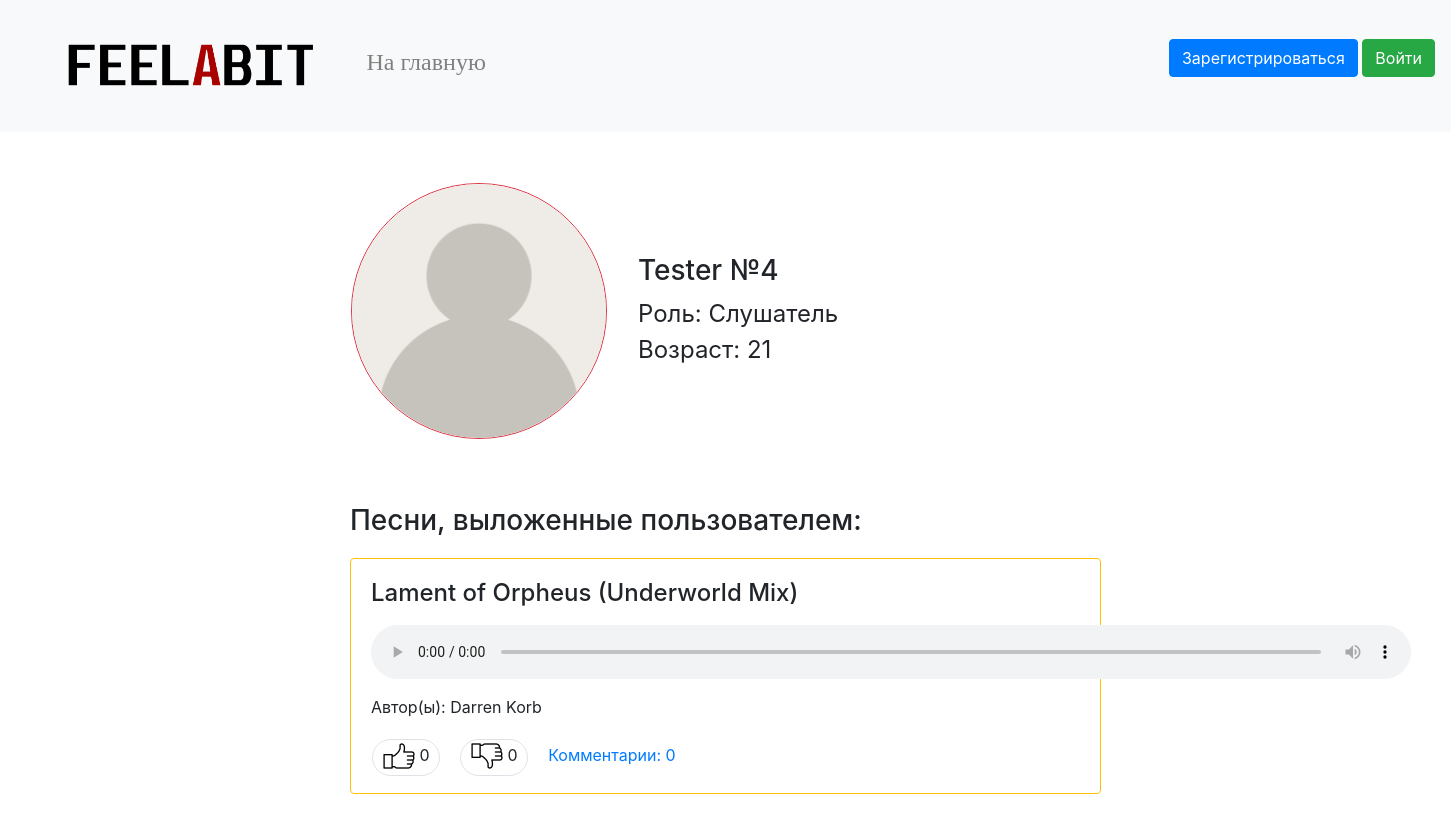
/user/5, run on an earlier commit of the app's database.
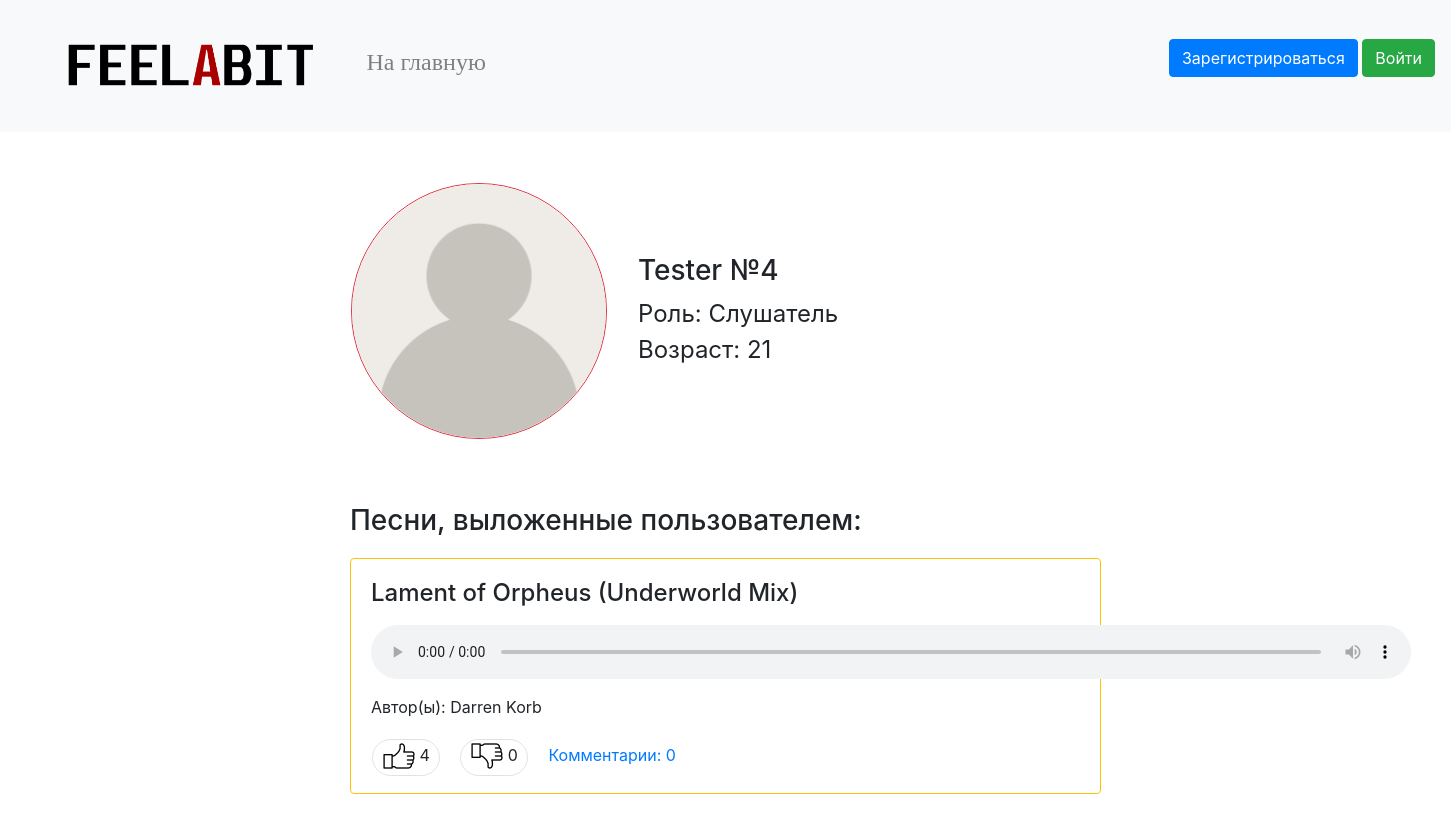
And on a later commit of the database.
### data/users.py (models this page shows, shortened)
class User(SqlAlchemyBase, UserMixin, SerializerMixin):
    __tablename__ = 'users'
    id = sqlalchemy.Column(sqlalchemy.Integer, primary_key=True, autoincrement=True)
    surname = sqlalchemy.Column(sqlalchemy.String, nullable=True)
    name = sqlalchemy.Column(sqlalchemy.String, nullable=True)
    role = sqlalchemy.Column(sqlalchemy.String, nullable=True)
    email = sqlalchemy.Column(sqlalchemy.String, index=True, unique=True, nullable=True)
    age = sqlalchemy.Column(sqlalchemy.Integer, nullable=True)
    avatar_img = sqlalchemy.Column(sqlalchemy.String, default='/static/img/user.png')
    hashed_password = sqlalchemy.Column(sqlalchemy.String, nullable=True)
    modified_date = sqlalchemy.Column(sqlalchemy.DateTime, default=datetime.datetime.now)
    register_date = sqlalchemy.Column(sqlalchemy.DateTime, default=datetime.datetime.now)

### data/audio.py (models this page shows, shortened)
class Audio(SqlAlchemyBase, SerializerMixin):
    __tablename__ = 'audio'
    id = sqlalchemy.Column(sqlalchemy.Integer, primary_key=True, autoincrement=True)
    file = sqlalchemy.Column(sqlalchemy.String, nullable=True)
    publisher = sqlalchemy.Column(sqlalchemy.Integer, sqlalchemy.ForeignKey('users.id'))
    name = sqlalchemy.Column(sqlalchemy.String, nullable=True)
    author = sqlalchemy.Column(sqlalchemy.String, nullable=True)
    genre = sqlalchemy.Column(sqlalchemy.String, nullable=True)
    duration = sqlalchemy.Column(sqlalchemy.Integer, nullable=True)
    likes = sqlalchemy.Column(sqlalchemy.Integer, default=0)
    dislikes = sqlalchemy.Column(sqlalchemy.Integer, default=0)
    likers = sqlalchemy.Column(sqlalchemy.String, nullable=True)
    dislikers = sqlalchemy.Column(sqlalchemy.String, nullable=True)
    comments = sqlalchemy.Column(sqlalchemy.String, default='')
    publish_date = sqlalchemy.Column(sqlalchemy.DateTime, default=datetime.datetime.now)
    modified_date = sqlalchemy.Column(sqlalchemy.DateTime, default=datetime.datetime.now)

### main.py (the view)
@app.route('/user/<int:user_id>')
def user_prof(user_id):
    db_sess = db_session.create_session()
    user = db_sess.query(User).filter(User.id == user_id).first()
    user_audios = []
    for audio in db_sess.query(Audio).filter(Audio.publisher == user_id).all():
        audio_likers = map(int, audio.likers.split()) if audio.likers else []
        audio_dislikers = map(int, audio.dislikers.split()) if audio.dislikers else []
        comments_sum = len(audio.comments.split('✓')) if audio.comments != '' else 0
        user_audios.append([audio.author, audio.file, audio.name, audio.genre, audio.id,
                            audio.likes, audio.dislikes, audio_likers, audio_dislikers,
                            comments_sum])
    for i in range(len(user_audios)):
        user_audios[i].append(i)
    user_role = roles[user.role]
    user_info = [user.surname, user.name, user_role, user.age, user.avatar_img, user.id, len(user_audios)]
    return render_template('user.html', user_info=user_info, user_audios=user_audios)

### data/db_session.py (called while the page is built)
def create_session() -> Session:
    global __factory
    return __factory()

### templates/user.html (shortened to what this page needs)
{% extends "base.html" %}
{% block content %}
    <table style="margin-top: 50px;margin-left: 250px; margin-bottom: 40px" class="anim">
        <tr>
            <td>
                <img src="{{ user_info[4] }}" class="border rounded-circle border-danger" width="256px" height="256px"/>
            </td>
            <td style="padding-left: 30px">
                <h3>{{ user_info[0] }} {{ user_info[1] }}</h3>
                <font size="5">Роль: {{ user_info[2] }}</font><br>
                <font size="5">Возраст: {{ user_info[3] }}</font><br>
            </td>
        </tr>
    </table><br>
    {% if user_info[6] != 0 %}
        {% if current_user.id == user_info[5] %}
            <h3 style="margin-left:250px" class="anim">Ваши выложенные песни:</h3>
        {% else %}
            <h3 style="margin-left:250px" class="anim">Песни, выложенные пользователем:</h3>
        {% endif %}
    {% else %}
        {% if current_user.id == user_info[5] %}
            <h3 style="margin-left:250px" class="anim">Вы не выложили ни одной песни</h3>
        {% else %}
            <h3 style="margin-left:250px" class="anim">Пользователь не выложил ни одной песни</h3>
        {% endif %}
    {% endif %}
    {% for i in range(user_info[6]) %}
        {% set stl = "margin-left: 250px; margin-right: 250px; margin-bottom: 50px;" %}
        {% if i == 0 %}
            {% set stl = stl + "margin-top: 20px" %}
        {% else %}
            {% set stl = stl + "margin-top: 40px" %}
        {% endif %}
        <div class="border rounded border-warning testanim"
             style="{{ stl }}">
            <h4 style="padding-top: 20px;padding-bottom: 10px;padding-left: 20px">{{ user_audios[i][2] }}</h4>
            <audio class="audio-main" src="/{{ user_audios[i][1] }}" controls onplay="stopAll({{ user_audios[i][10] }})" loop></audio>
            <p style="padding-left: 20px">Автор(ы): {{ user_audios[i][0] }}</p>
            <table style="margin-top: 20px; margin-bottom: 20px" width="1060px">
                <tr>
                {% set stl = "width:70px;margin-left:20px;padding-bottom:10px;
                                padding-top:5px;padding-right:5px;" %}
                {% if current_user.id in user_audios[i][7] %}
                    {% set stl = stl + "background-color: silver" %}
                {% endif %}
                    <td align="left">
                <span class="border rounded-pill"
                      style="{{ stl }}">
                    <a href="/like/{{ user_audios[i][4] }} user {{ user_info[5] }}">
                        <img src="/static/img/thumb.png" style="margin-left:10px"/>
                    </a>
                    {{ user_audios[i][5] }}
                </span>
                {% set stl1 = "width:70px;margin-left:20px;padding-bottom:10px;
                                    padding-top:5px;padding-right:5px;" %}
                {% if current_user.id in user_audios[i][8] %}
                    {% set stl1 = stl + "background-color: silver" %}
                {% endif %}
                <span class="border rounded-pill"
                      style="{{ stl1 }}">
                    <a href="/dislike/{{ user_audios[i][4] }} user {{ user_info[5] }}">
                        <img class='rotateimg180 mirrorY' src="/static/img/thumb.png" style="margin-left:10px"/>
                    </a>
                    {{ user_audios[i][6] }}
                </span>
                        <span>
                    <a href="/comments/{{ user_audios[i][4] }}" style="text-decoration: none;margin-left: 20px">Комментарии: {{ user_audios[i][9] }}</a>
                </span>
                    </td>
                </tr>
            </table>
        </div>
    {% endfor %}
{% endblock %}

### templates/base.html (shortened to what this page needs)
<!doctype html>
<html lang="en" xmlns:padding-left="http://www.w3.org/1999/xhtml" xmlns:padding-right="http://www.w3.org/1999/xhtml">
<head>
    <link rel="stylesheet"
          href="https://stackpath.bootstrapcdn.com/bootstrap/4.4.1/css/bootstrap.min.css"
>
    <link rel="stylesheet" type="text/css" href="/static/css/style.css" />
</head>
<body>
<header>
    <nav class="navbar navbar-light bg-light">
        <div>
            <a href="/"><img src="/static/img/feel_logo.png"
                             hspace="50" vspace="30"
                             class="navbar-brand"/></a>
            <a href="/main" style="margin-left: 30px"><font size="5" face="Trebuchet MS" color="grey">На главную</font></a>
        </div>
        {% if current_user.is_authenticated %}
            <div>
                <img src="{{ current_user.avatar_img }}" width="48px" height="48px"
                     class="border rounded-circle border-danger" style="margin-bottom: 10px"/>
                <select style="border: 0px;font-size: 20px;margin-right: 20px" class="bg-light" onChange="window.location.href=this.value">
                    <option selected disabled hidden>{{ current_user.name }} {{ current_user.surname }}</option>
                    <option value="/user/{{ current_user.id }}">Профиль</option>
                    <option value="/logout">Выйти</option>
                </select>
            </div>
        {% else %}
            <p>
                <a class="btn btn-primary " href="/register">Зарегистрироваться</a>
                <a class="btn btn-success" href="/login">Войти</a>
            </p>
        {% endif %}
    </nav>
</header>
<div style="margin-left: 100px;margin-right: 100px">
    {% block content %}{% endblock %}
</div>
</body>
</html>

### static/css/style.css (style rules this page uses)
.audio-main { margin-left: 20px; margin-right: 30px; margin-bottom: 10px; width: 1040px }
.testanim { opacity: 0; transform: translateY(50%); animation: anii 0.5s forwards; }
.anim { opacity: 0; animation: ani 0.5s forwards; }
.rotateimg180 { -webkit-transform:rotate(180deg); -moz-transform: rotate(180deg); -ms-transform: rotate(180deg); -o-transform: rotate(180deg); transform: rotate(180deg); }
.mirrorY { transform: scale(1, -1); }

What changed in the data, as far as the page shows it:
changed Audio "Lament of Orpheus (Underworld Mix)": likes "0" → "4"
